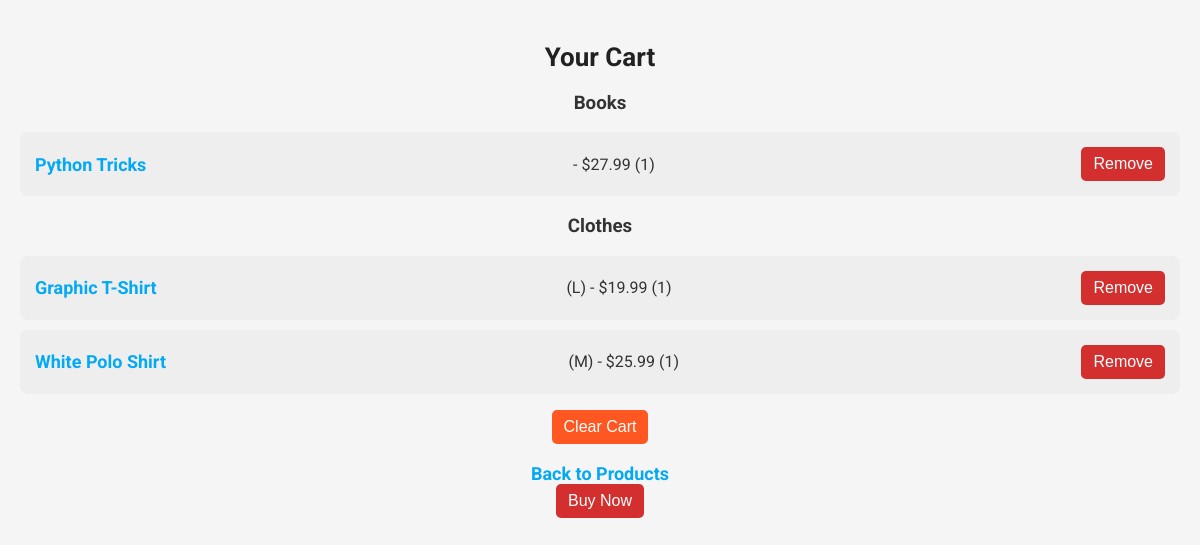
The page /cart/ (signed in) on the database as committed earlier.
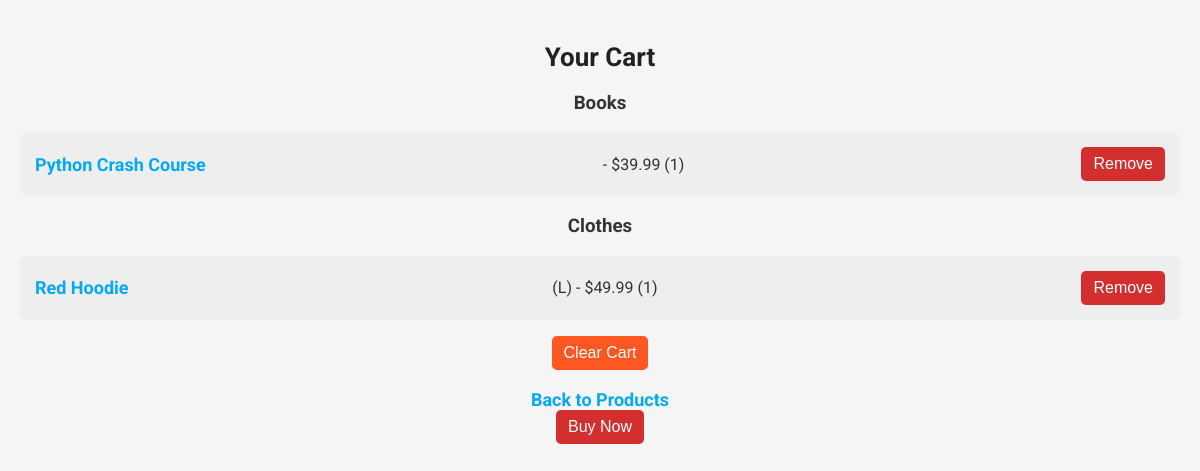
The same page on the database as committed later.
### cart/models.py (models this page shows, shortened)
class CartBook(models.Model):
    cart = models.ForeignKey("Cart", on_delete=models.CASCADE)
    book = models.ForeignKey(Book, on_delete=models.CASCADE)
    quantity = models.PositiveIntegerField(default=0)  # Quantity for books

class CartClothes(models.Model):
    cart = models.ForeignKey("Cart", on_delete=models.CASCADE)
    clothes = models.ForeignKey(Clothes, on_delete=models.CASCADE)
    quantity = models.PositiveIntegerField(default=0)  # Quantity for clothes

### product/models.py (models this page shows, shortened)
class Product(models.Model):
    price = models.DecimalField(max_digits=10, decimal_places=2)
    description = models.TextField(blank=True, null=True)
    created_at = models.DateTimeField(auto_now_add=True)
    updated_at = models.DateTimeField(auto_now=True)
    class Meta:
        abstract = True  # Prevent Django from creating a separate Product table

class Book(Product):
    title = models.CharField(max_length=255)
    author = models.CharField(max_length=255)
    publisher = models.CharField(max_length=255, blank=True, null=True)
    publication_date = models.DateField(blank=True, null=True)
    isbn = models.CharField(max_length=13, unique=True)
    genre = models.CharField(max_length=100, blank=True, null=True)
    pages = models.PositiveIntegerField(blank=True, null=True)
    language = models.CharField(max_length=50, default="English")
    image = models.ImageField(upload_to="books/", blank=True, null=True)

class Clothes(Product):
    name = models.CharField(max_length=255)
    brand = models.CharField(max_length=255, blank=True, null=True)
    size = models.CharField(max_length=50)
    color = models.CharField(max_length=50)
    material = models.CharField(max_length=100, blank=True, null=True)
    gender = models.CharField(max_length=20, choices=[("Men", "Men"), ("Women", "Women"), ("Unisex", "Unisex")])
    image = models.ImageField(upload_to="clothes/", blank=True, null=True)

### cart/views.py (the view)
# urls.py: path("", cart_detail, name="cart_detail"),
@login_required
def cart_detail(request):
    cart = Cart.objects.get(customer=request.user.customer)
    return render(request, "cart_detail.html", {"cart": cart})

### cart/templates/cart_detail.html (shortened to what this page needs)
<!DOCTYPE html>
<html lang="en">
<head>
    {% load static %}
<link rel="stylesheet" type="text/css" href="{% static 'css/style.css' %}">
</head>
<body>
    <h2>Your Cart</h2>
    <h3>Books</h3>
    <ul>
        {% for cart_book in cart.cartbook_set.all %}
            <li>
                <a href="{% url 'book-detail' cart_book.book.id %}">{{ cart_book.book.title }}</a>
                - ${{ cart_book.book.price }} ({{ cart_book.quantity }})
                <form action="{% url 'remove_book_from_cart' cart_book.book.id %}" method="post">
                    <button type="submit">Remove</button>
                </form>
            </li>
        {% empty %}
            <li>No books in cart.</li>
        {% endfor %}
    </ul>
    <h3>Clothes</h3>
    <ul>
        {% for cart_clothes in cart.cartclothes_set.all %}
            <li>
                <a href="{% url 'clothes-detail' cart_clothes.clothes.id %}">{{ cart_clothes.clothes.name }}</a>
                ({{ cart_clothes.clothes.size }}) - ${{ cart_clothes.clothes.price }} ({{ cart_clothes.quantity }})
                <form action="{% url 'remove_clothes_from_cart' cart_clothes.clothes.id %}" method="post">
                    <button type="submit">Remove</button>
                </form>
            </li>
        {% empty %}
            <li>No clothes in cart.</li>
        {% endfor %}
    </ul>
    <form action="{% url 'clear_cart' %}" method="post">
        <button type="submit">Clear Cart</button>
    </form>
    <br>
    <a href="{% url 'product-list' %}">Back to Products</a>
    <form action="{% url 'confirm_order' %}" method="get">
        <button type="submit" class="buy-btn">Buy Now</button>
    </form>
</body>
</html>

### cart/static/css/style.css (style rules this page uses)
body { font-family: 'Roboto', sans-serif; background: #f5f5f5; color: #333; text-align: center; margin: 0; padding: 20px; }
h2 { font-size: 26px; color: #212121; margin-bottom: 20px; }
ul { list-style: none; padding: 0; }
li { background: #eeeeee; padding: 15px; margin-bottom: 10px; border-radius: 8px; display: flex; justify-content: space-between; align-items: center; }
a { text-decoration: none; font-size: 18px; font-weight: bold; color: #03a9f4; }
button { background: #ff5722; color: white; border: none; padding: 8px 12px; font-size: 16px; border-radius: 5px; cursor: pointer; transition: 0.3s; }
form:last-child button { background: #d32f2f; }

Rows that differ between the two databases and show on the page:
removed CartBook: book "Python Tricks", book.price "27.99", quantity "1"
removed CartClothes: clothes.name "Graphic T-Shirt", clothes.size "L", clothes.price "19.99", quantity "1"
removed CartClothes: clothes.name "White Polo Shirt", clothes.size "M", clothes.price "25.99", quantity "1"
added CartBook: book "Python Crash Course", book.price "39.99", quantity "1"
added CartClothes: clothes.name "Red Hoodie", clothes.size "L", clothes.price "49.99", quantity "1"
